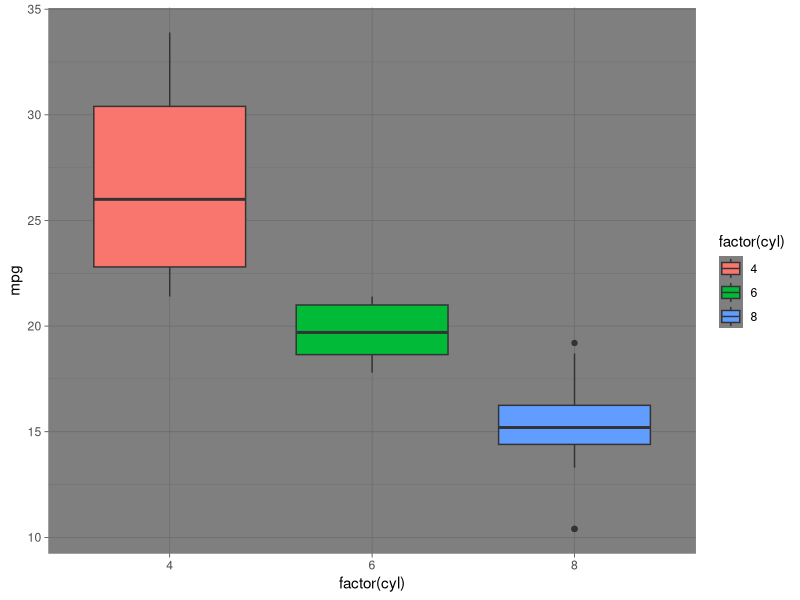

Source code (R):
library(ggplot2)
df <- mtcars

pl <- ggplot(df, aes(x=factor(cyl),y=mpg))

#pl <- pl + geom_boxplot() + coord_flip()
pl <- pl + geom_boxplot(aes(fill=factor(cyl))) + theme_dark()

print(pl)